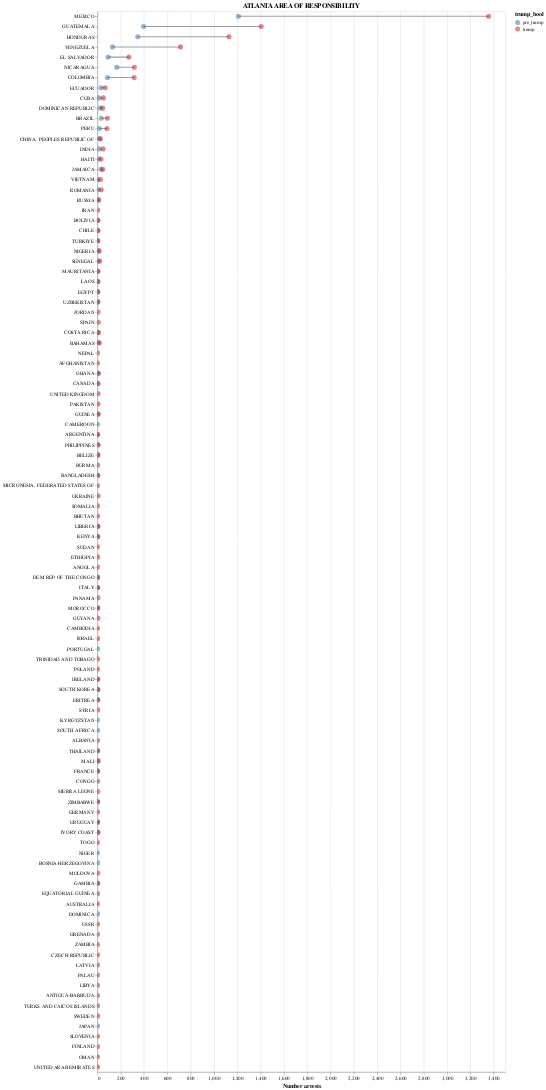

Notebook code for this chart:
### Code cell
country_pre_post_plot('ATLANTA AREA OF RESPONSIBILITY', interactive=True)

### Figure 1 — Vega-Lite specification as saved in the notebook (floating-point values rounded to 4 significant figures; data arrays with more than 128 entries replaced by an {"elided": "..."} marker saying what was removed)
{"config": {"view": {"continuousWidth": 300, "continuousHeight": 300}}, "layer": [{"mark": {"type": "line", "color": "#9E9EA3"}, "encoding": {"detail": {"field": "citizenship_country", "type": "nominal"}, "x": {"field": "num_arrests", "type": "quantitative"}, "y": {"field": "citizenship_country", "sort": {"elided": "187 str values"}, "type": "nominal"}}, "name": "view_3"}, {"mark": {"type": "point", "filled": true, "opacity": 0.5, "size": 100}, "encoding": {"color": {"field": "trump_bool", "scale": {"domain": ["pre_trump", "trump"], "range": ["#2a6ca8", "#bf1515"]}, "type": "nominal"}, "x": {"field": "num_arrests", "title": "Number arrests", "type": "quantitative"}, "y": {"field": "citizenship_country", "sort": {"elided": "187 str values"}, "title": "", "type": "nominal"}}, "title": "ATLANTA AREA OF RESPONSIBILITY"}], "data": {"name": "data-b28788f5b258ad5b96861580a79dcbe8"}, "params": [{"name": "param_3", "select": {"type": "interval", "encodings": ["x", "y"]}, "bind": "scales", "views": ["view_3"]}], "width": 800, "$schema": "https://vega.github.io/schema/vega-lite/v5.20.1.json", "datasets": {"data-b28788f5b258ad5b96861580a79dcbe8": {"elided": "156 records"}}}
